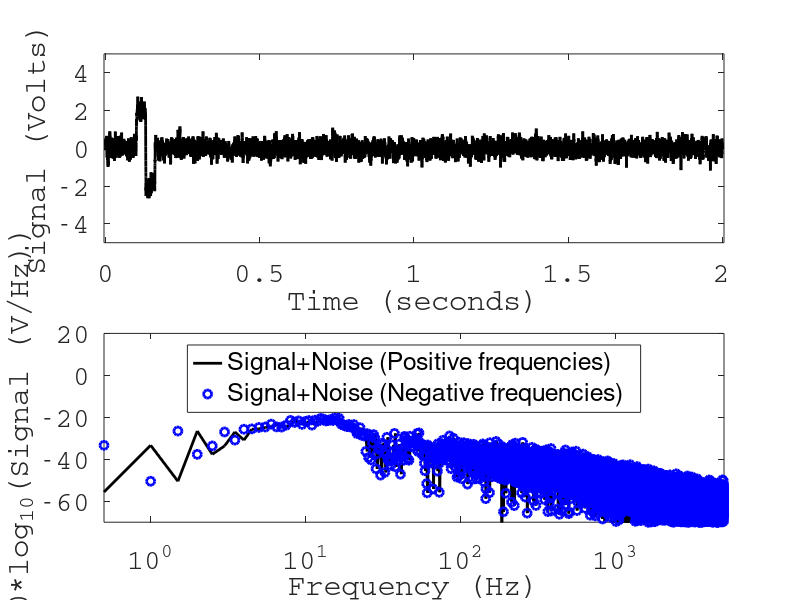

This figure's MATLAB source:
clear;
close;
home;
pkg load signal;

%dsp parameters for x-axis:
fs = 10000.0; %Hz
T = 2.0; %Total time
dt = 1/fs;
df = 1/T;
f = transpose([df:df:fs/2+df]);
t = transpose([0.0:dt:T-dt]);
N = length(t)/2;
%dsp parameters for y-axis:
noise_sigma = 1.0;
amplitude = 2.0; %An SNR of only 2.0!
noise = randn(size(t))*noise_sigma;
x = exp(-2*pi*0.025);
a = 1-x;
b = x;
%signals
y_in = zeros(size(t));
y_in(1000:1300) = amplitude;
y_in(1301:1600) = -amplitude;
y_in = y_in+noise;
y_out = zeros(size(y_in));

%filtering
n = length(y_in);

for i=2:n
	y_out(i) = a*y_in(i)+b*y_out(i-1);
endfor

%Computing the spectrum
Y = sqrt(conj(fft(y_out)).*fft(y_out));
Y_R = Y(1:length(f))*dt;
Y_L = Y(length(f)-1:end)*dt;

%Plotting section
figure(1, 'position',[0,0,1000,1000]);
subplot(2,1,1);
plot(t,y_out,'color','black','linewidth',2.0);
xlabel('Time (seconds)','fontname','Courier','fontsize',20);
ylabel('Signal (Volts)','fontname','Courier','fontsize',20);
set(gca(),'fontname','Courier','fontsize',20);
axis([0-dt*50 T+dt*50 -5*noise_sigma 5*noise_sigma]);
subplot(2,1,2);
hold on;
semilogx(f,20*log10(Y_R),'color','black','linewidth',2.0);
semilogx(f,20*log10(flipud(Y_L)),'o','color','blue','linewidth',2.0);
axis([df fs/2+df*50 -70 20]);
xlabel('Frequency (Hz)','fontname','Courier','fontsize',20);
ylabel('20*log_{10}(Signal (V/Hz))','fontname','Courier','fontsize',20);
set(gca(),'fontname','Courier','fontsize',20);
legend('Signal+Noise (Positive frequencies)','Signal+Noise (Negative frequencies)','location','north');
box on;